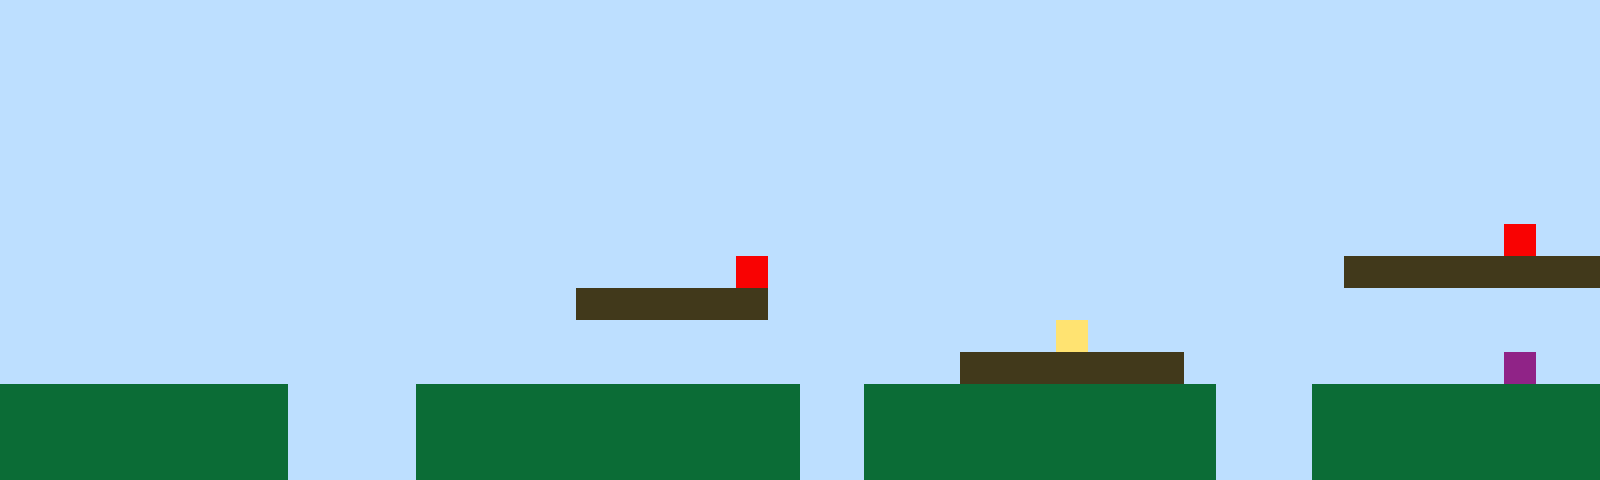

This game map was drawn from its Tiled (.tmx) file and the tilesets committed beside it. A one-line description and the full map source follow:
An orthogonal 50x15 tile map with 32x32 px tiles, 1 tile layer (Tile Layer 1).

<map version="1.10" tiledversion="1.11.2" orientation="orthogonal" renderorder="right-up" width="50" height="15" tilewidth="32" tileheight="32" infinite="0" nextlayerid="2" nextobjectid="1"><editorsettings><export target="map1.csv" format="csv" /></editorsettings><tileset firstgid="1" name="sprites" tilewidth="32" tileheight="32" tilecount="6" columns="3"><image source="sprites.png" width="96" height="64" /></tileset><layer id="1" name="Tile Layer 1" width="50" height="15"><data encoding="csv">1,1,1,1,1,1,1,1,1,1,1,1,1,1,1,1,1,1,1,1,1,1,1,1,1,1,1,1,1,1,1,1,1,1,1,1,1,1,1,1,1,1,1,1,1,1,1,1,1,1,1,1,1,1,1,1,1,1,1,1,1,1,1,1,1,1,1,1,1,1,1,1,1,1,1,1,1,1,1,1,1,1,1,1,1,1,1,1,1,1,1,1,1,1,1,1,1,1,1,1,1,1,1,1,1,1,1,1,1,1,1,1,1,1,1,1,1,1,1,1,1,1,1,1,1,1,1,1,1,1,1,1,1,1,1,1,1,1,1,1,1,1,1,1,1,1,1,1,1,1,1,1,1,1,1,1,1,1,1,1,1,1,1,1,1,1,1,1,1,1,1,1,1,1,1,1,1,1,1,1,1,1,1,1,1,1,1,1,1,1,1,1,1,1,1,1,1,1,1,1,1,1,1,1,1,1,1,1,1,1,1,1,1,1,1,1,1,1,1,1,1,1,1,1,1,1,1,1,1,1,1,1,1,1,1,1,1,1,1,1,1,1,1,1,1,1,1,1,1,1,1,1,1,1,1,1,1,1,1,1,1,1,1,1,1,1,1,1,1,1,1,1,1,1,1,1,1,1,1,1,1,1,1,1,1,1,1,1,1,1,1,1,1,1,1,1,1,1,1,1,1,1,1,1,1,1,1,1,1,1,1,1,1,1,1,1,1,1,1,1,1,1,1,1,1,1,1,1,1,1,1,1,1,1,1,1,1,1,1,1,1,1,1,1,1,1,1,1,1,1,1,1,1,1,1,1,1,1,1,1,1,1,1,1,1,1,1,1,1,1,1,1,1,1,1,1,1,1,1,1,1,1,1,1,1,1,1,1,1,1,1,1,1,1,1,1,1,5,1,1,1,1,1,1,1,1,1,1,1,1,1,1,1,1,1,1,1,1,1,1,1,1,1,5,1,1,1,1,1,1,1,1,1,1,1,1,1,1,1,1,1,1,3,3,3,3,3,3,3,3,1,1,1,1,1,1,1,1,1,1,1,1,1,1,1,1,1,1,3,3,3,3,3,3,1,1,1,1,1,1,1,1,1,1,1,1,1,1,1,1,1,1,1,1,1,1,1,1,1,1,1,1,1,1,1,1,1,1,1,1,1,1,1,1,1,1,1,1,1,1,1,1,1,1,1,1,1,1,1,1,1,1,1,4,1,1,1,1,1,1,1,1,1,1,1,1,1,1,1,1,1,1,1,1,1,1,1,1,1,1,1,1,1,1,1,1,1,1,1,1,1,1,1,1,1,1,1,1,1,1,3,3,3,3,3,3,3,1,1,1,1,1,1,1,1,1,1,6,1,1,2,2,2,2,2,2,2,2,2,1,1,1,1,2,2,2,2,2,2,2,2,2,2,2,2,1,1,2,2,2,2,2,2,2,2,2,2,2,1,1,1,2,2,2,2,2,2,2,2,2,2,2,2,2,2,2,2,2,2,1,1,1,1,2,2,2,2,2,2,2,2,2,2,2,2,1,1,2,2,2,2,2,2,2,2,2,2,2,1,1,1,2,2,2,2,2,2,2,2,2,2,2,2,2,2,2,2,2,2,1,1,1,1,2,2,2,2,2,2,2,2,2,2,2,2,1,1,2,2,2,2,2,2,2,2,2,2,2,1,1,1,2,2,2,2,2,2,2,2,2</data></layer></map>
